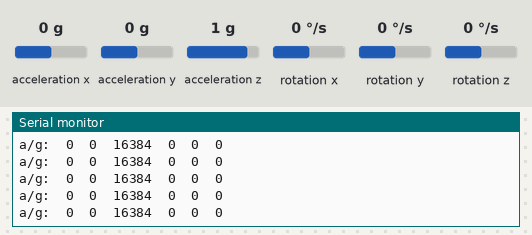
A sketch run on a simulated Arduino Uno, built with avr-gcc and run on an emulated ATmega328P. On the bench: the last lines printed to the serial monitor. The test bench sets the inputs (shaded band); at power-on: acceleration z 1 g, acceleration x 0 g, acceleration y 0 g, rotation x 0 °/s, rotation y 0 °/s, rotation z 0 °/s.

Above: at 1.2 s.
1.3 s: acceleration z set to 0 g
At 1.9 s:
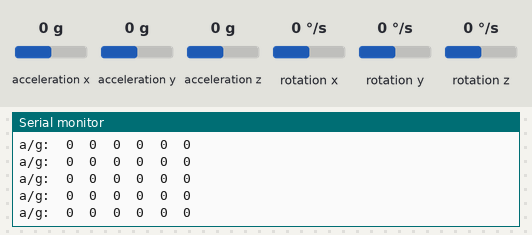
4.3 s: acceleration x set to -1.4 g
At 4.9 s:
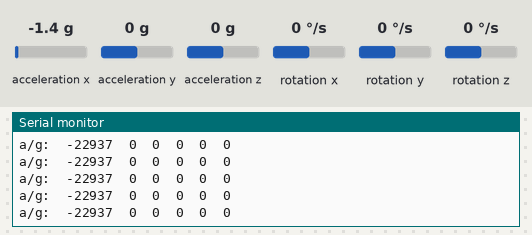
7.3 s: acceleration y set to -1.4 g
At 7.8 s:
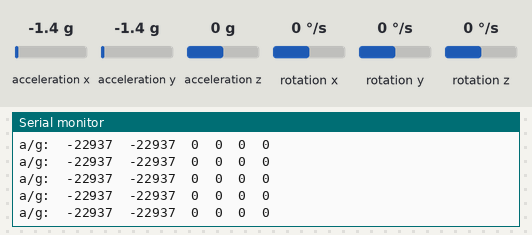
10.3 s: rotation x set to 100 °/s
At 10.8 s:
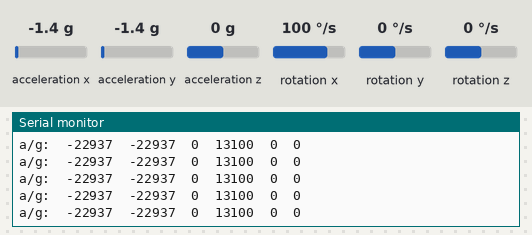

The sketch:

gyro_MPU6050_standalone.ino
```cpp
#include "Wire.h"
#include "I2Cdev.h"
#include "MPU6050.h"

MPU6050 accelgyro;

int16_t ax, ay, az;
int16_t gx, gy, gz;


bool blinkState = false;

void setup() {
    // join I2C bus (I2Cdev library doesn't do this automatically)
    Wire.begin();
    Serial.begin(115200);

    Serial.println("Initializing I2C devices...");
    accelgyro.initialize();

    Serial.println("Testing device connections...");
    Serial.println(accelgyro.testConnection() ? "MPU6050 connection successful" : "MPU6050 connection failed");
}

void loop() {

    accelgyro.getMotion6(&ax, &ay, &az, &gx, &gy, &gz);

    Serial.print("a/g:\t");
    Serial.print(ax); Serial.print("\t");
    Serial.print(ay); Serial.print("\t");
    Serial.print(az); Serial.print("\t");
    Serial.print(gx); Serial.print("\t");
    Serial.print(gy); Serial.print("\t");
    Serial.println(gz);
}
```

Measured:
- after the input at 1.3 s, the serial monitor: prints a new line at once (image 1)
- after the input at 4.3 s, the serial monitor: prints a new line at once (image 2)
- after the input at 7.3 s, the serial monitor: prints a new line at once (image 3)
- after the input at 10.3 s, the serial monitor: prints a new line at once (image 4)
